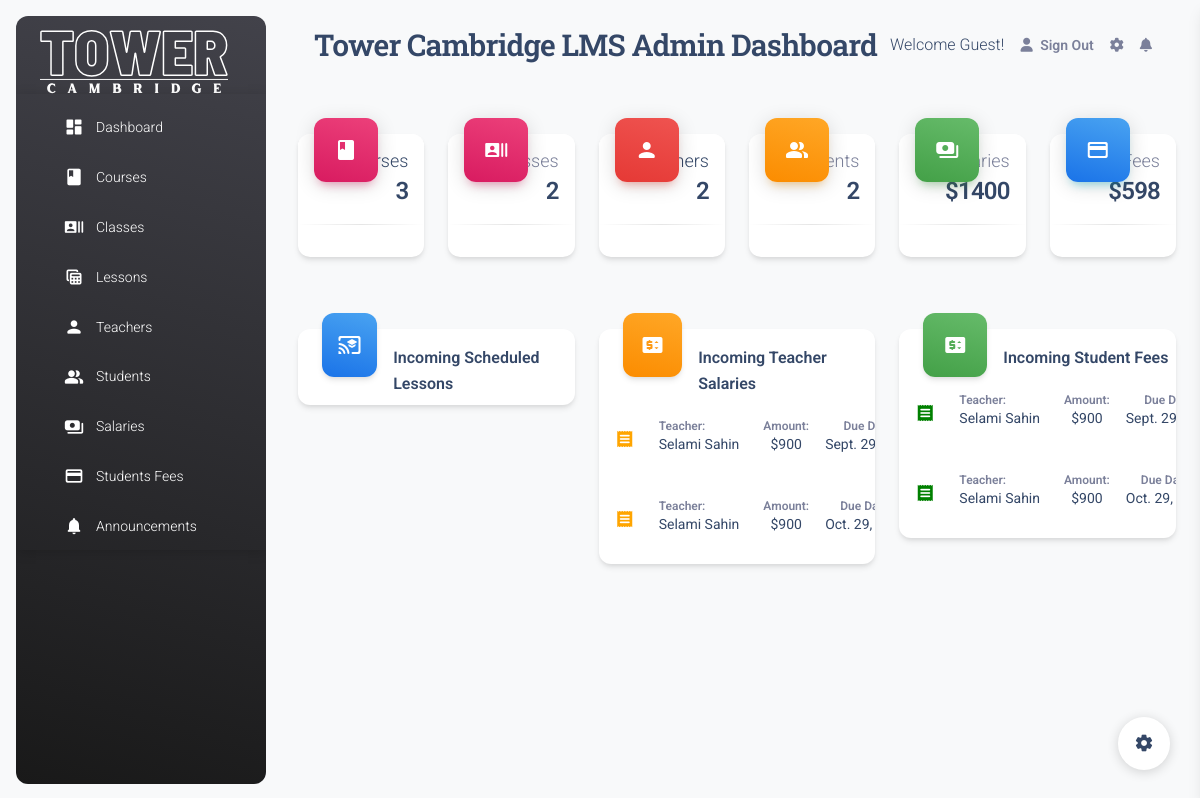
Page /admindashboard/ on the earlier database version.
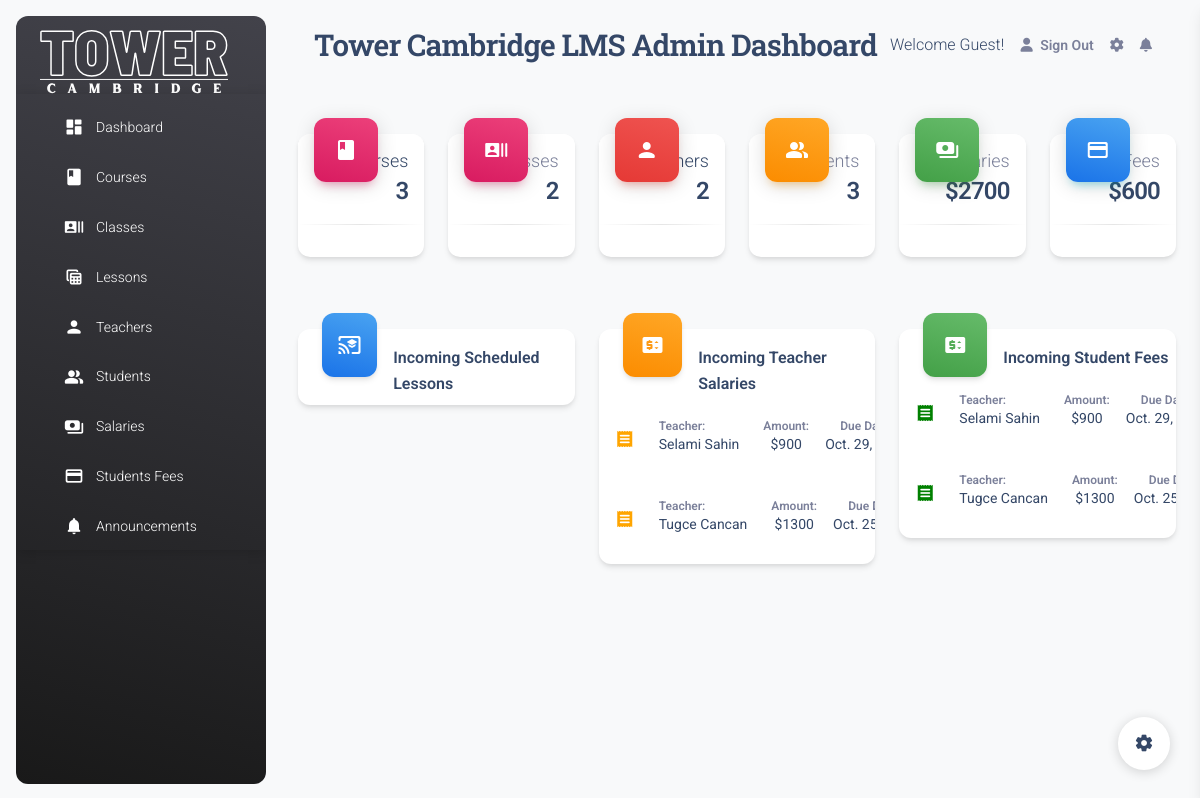
Same page on the later database version.
### tower_api/models.py (models this page shows, shortened)
class Salary(models.Model):
        teacher = models.ForeignKey(Teacher, related_name='teachers', on_delete=models.CASCADE)
        due_date = models.DateField()
        is_paid = models.BooleanField(default=False)

class Teacher(models.Model):
    first_name = models.CharField(max_length=30)
    last_name = models.CharField(max_length=30)
    gender = models.CharField(max_length=1, choices=gender, default='male')
    adress = models.CharField(max_length=300)
    phone = models.CharField(max_length=15)
    email = models.EmailField(max_length=254)
    photo = models.ImageField(upload_to='profile_pics/', blank=True)
    apply_date = models.DateField(auto_now_add=True)
    salary = models.PositiveIntegerField(null=True, blank=True)
    is_active = models.BooleanField(default=True)
    def __str__(self):
        return f'{self.first_name} {self.last_name}'

### towerweb/views.py (the view)
# urls.py: path('admindashboard/', admindashboard, name='admindashboard'),
def admindashboard(request):
    coursescount=models.Course.objects.all().count()
    clasescount=models.Clss.objects.all().count()
    teachercount=models.Teacher.objects.all().filter(is_active=True).count()
    lesson = models.Lesson.objects.all()
    salary = models.Salary.objects.all()
    today = date.today()
    studentcount=models.Student.objects.all().filter(is_active=True).count()
    teachersalary=models.Teacher.objects.filter(is_active=True).aggregate(Sum('salary'))
    studentfee=models.Student.objects.filter(is_active=True).aggregate(Sum('fee'))
    mydict={
        'coursescount':coursescount,
        'clasescount':clasescount,
        'teachercount':teachercount,
        'lesson': lesson,
        'salary': salary,
        'today': today,
        'studentcount':studentcount,
        'teachersalary':teachersalary['salary__sum'],
        'studentfee':studentfee['fee__sum'],
    }
    return render(request,'towerweb/admindashboard.html',context=mydict)

### towerweb/templates/towerweb/admindashboard.html (shortened to what the changed rows need)
{% extends 'towerweb/adminsidebar.html' %}
{% block content %}
<div class="container-fluid mt-5">
    <div class="row mt-5">
        <div class="col-lg-2">
            <div class="card  mb-5">
                <div class="card-header p-3 pt-2">
                <div class="text-end pt-1">
                    <p class="text-lg mb-0 text-capitalize">Students</p>
                    <h4 class="mb-0">{{studentcount}}</h4>
                </div>
            </div>
        </div>
    </div>
          <div class="col-lg-2">
            <div class="card  mb-5">
      <div class="card-header p-3 pt-2">
        <div class="text-end pt-1">
          <h4 class="mb-0"><span>${{teachersalary}}</span></h4>
        </div>
      </div>
    </div>
          </div>
          <div class="col-lg-2 mt-sm-0 mt-4">
            <div class="card  mb-5">
      <div class="card-header p-3 pt-2 bg-transparent">
        <div class="text-end pt-1">
            <p class="text-lg mb-0 text-capitalize ">Fees</p>
            <h4 class="mb-0 ">${{studentfee}}</h4>
        </div>
      </div>
    </div>
        </div>
    </div>
    <div class="row mt-4">
        <div class="col-4">
            <div class="card mb-4">
                <div class="row">
                    {% for sal in salary %}
                        {% if sal.due_date >= today %}
                    <div class="col-lg-12 col-md-7">
                        <div class="table-responsive">
                            <table class="table align-items-center">
                                <tbody>
                                    <tr>
                                        <td class="w-30">
                                            <div class="d-flex px-2 py-1 align-items-center">
                                                <div>
                                                    <span class="material-icons" style="color: orange; font-size:xx-large"><span class="material-icons"><span class="material-icons">receipt</span></span></span>
                                                </div>
                                                <div class="ms-4">
                                                    <p class="text-xs font-weight-bold mb-0 ">Teacher:</p>
                                                    <h6 class="text-sm font-weight-normal mb-0 ">{{sal.teacher}}</h6>
                                                </div>
                                            </div>
                                        </td>
                                        <td>
                                            <div class="text-center">
                                                <p class="text-xs font-weight-bold mb-0 ">Amount:</p>
                                                <h6 class="text-sm font-weight-normal mb-0 ">${{sal.teacher.salary}}</h6>
                                            </div>
                                        </td>
                                        <td class="align-middle text-sm">
                                            <div class="col text-center">
                                                <p class="text-xs font-weight-bold mb-0 ">Due Date:</p>
                                                <h6 class="text-sm font-weight-normal mb-0 ">{{sal.due_date}}</h6>
                                            </div>
                                        </td>
                                    </tr>
                                </tbody>
                            </table>
                        </div>
                    </div>
                        {% endif%}
                    {% endfor %}
                </div>
            </div>
        </div>
        <div class="col-4">
            <div class="card mb-4">
                <div class="row">
                    {% for sal in salary %}
                        {% if sal.due_date >= today %}
                    <div class="col-lg-12 col-md-7">
                        <div class="table-responsive">
                            <table class="table align-items-center">
                                <tbody>
                                    <tr>
                                        <td class="w-30">
                                            <div class="d-flex px-2 py-1 align-items-center">
                                                <div>
                                                    <span class="material-icons" style="color: green; font-size:xx-large"><span class="material-icons"><span class="material-icons">receipt</span></span></span>
                                                </div>
                                                <div class="ms-4">
                                                    <p class="text-xs font-weight-bold mb-0 ">Teacher:</p>
                                                    <h6 class="text-sm font-weight-normal mb-0 ">{{sal.teacher}}</h6>
                                                </div>
                                            </div>
                                        </td>
                                        <td>
                                            <div class="text-center">
                                                <p class="text-xs font-weight-bold mb-0 ">Amount:</p>
                                                <h6 class="text-sm font-weight-normal mb-0 ">${{sal.teacher.salary}}</h6>
                                            </div>
                                        </td>
                                        <td class="align-middle text-sm">
                                            <div class="col text-center">
                                                <p class="text-xs font-weight-bold mb-0 ">Due Date:</p>
                                                <h6 class="text-sm font-weight-normal mb-0 ">{{sal.due_date}}</h6>
                                            </div>
                                        </td>
                                    </tr>
                                </tbody>
                            </table>
                        </div>
                    </div>
                        {% endif%}
                    {% endfor %}
                </div>
            </div>
        </div>
    </div>
</div>
{% endblock content %}

Differences in the rows shown:
no longer on this page (row edited): Salary: teacher "Selami Sahin", teacher.salary "900", due_date "Sept.…"
added Salary: teacher "Tugce Cancan", teacher.salary "1300", due_date "Oct.…"
Other differences:
{{ studentcount }}: "2" → "3"
{{ teachersalary }}: "1400" → "2700"
{{ studentfee }}: "598" → "600"
